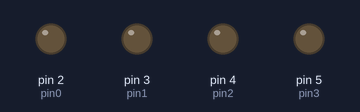
Bench run of a sketch on a simulated Arduino Uno, built with avr-gcc and run on an emulated ATmega328P. Parts: output pins drawn as LEDs (lit = HIGH).

Above: at 0.5 s.
At 2.5 s:
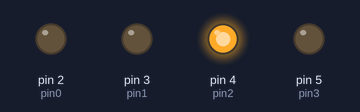
At 4.5 s:
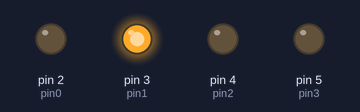
At 9.5 s:
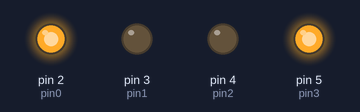
At 14.5 s:
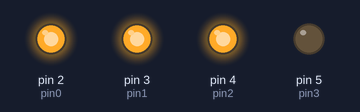
At 19.0 s:
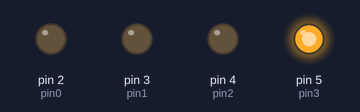
Timing chart, 0 to 20.1 s (numbered marks = the images above):
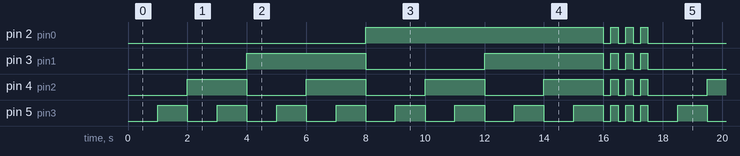

Measured:
- by itself, pin 2 (pin0): goes HIGH 8.0 s, 3 × (LOW 0.25 s, HIGH 0.25 s), LOW 8.0 s, HIGH 8.0 s, 3 × (LOW 0.25 s, HIGH 0.25 s), then LOW
- by itself, pin 3 (pin1): LOW → HIGH at 4.0 s, → LOW 4.0 s later, → HIGH 4.0 s later, → LOW 4.0 s later, … (21 changes in this stretch)
- by itself, pin 4 (pin2): repeats every 17.5 s: 3 × (LOW 2.0 s, HIGH 2.0 s), 3 × (LOW 0.25 s, HIGH 0.25 s), LOW 2.0 s, HIGH 2.0 s
- by itself, pin 5 (pin3): moves between LOW and HIGH, repeating every 17.5 s

The sketch:

005_homework.ino
```cpp
// https://www.youtube.com/watch?v=rTuKKVcYeMg&list=PLGs0VKk2DiYw-L-RibttcvK-WBZm8WLEP&index=5
// homework: iterate from 0 to 15 and display them as binary in 4 LEDs

// pins
int pin0 = 2;
int pin1 = 3;
int pin2 = 4;
int pin3 = 5;

int pin0Flag = 0;
int pin1Flag = 0;
int pin2Flag = 0;
int pin3Flag = 0;

int i = 0;
int maxNum = 16;

int delaySec = 1000;
int delaySecBlink = 250;

void setup() {
  // put your setup code here, to run once:
  pinMode(pin0, OUTPUT);
  pinMode(pin1, OUTPUT);
  pinMode(pin2, OUTPUT);
  pinMode(pin3, OUTPUT);
}

void loop() {
  // put your main code here, to run repeatedly:
  if (i < maxNum) {
    switch(i){
      case 0:
        displayBinary(0,0,0,0);
        break;
      case 1:
        displayBinary(0,0,0,1);
        break;
      case 2:
        displayBinary(0,0,1,0);
        break;
      case 3:
        displayBinary(0,0,1,1);
        break;
      case 4:
        displayBinary(0,1,0,0);
        break;
      case 5:
        displayBinary(0,1,0,1);
        break;
      case 6:
        displayBinary(0,1,1,0);
        break;
      case 7:
        displayBinary(0,1,1,1);
        break;
      case 8:
        displayBinary(1,0,0,0);
        break;
      case 9:
        displayBinary(1,0,0,1);
        break;
      case 10:
        displayBinary(1,0,1,0);
        break;
      case 11:
        displayBinary(1,0,1,1);
        break;
      case 12:
        displayBinary(1,1,0,0);
        break;
      case 13:
        displayBinary(1,1,0,1);
        break;
      case 14:
        displayBinary(1,1,1,0);
        break;
      case 15:
        displayBinary(1,1,1,1);
        break;
    }
  }

  i++;

  delay(1000);

  if (i >= maxNum) {
    i = 0;
    displayBlink(3);
    displayReset();
  }
}

void displayReset(){
  displayClear();
}

void displayBlink(int x){
  for (int y = 0; y < x; y++){
    displayClear();
    delay(delaySecBlink);
    displayAll();
    delay(delaySecBlink);
    displayClear();
  }
}

void displayAll(){
    digitalWrite(pin0, HIGH);
    digitalWrite(pin1, HIGH);
    digitalWrite(pin2, HIGH);
    digitalWrite(pin3, HIGH);
}

void displayClear(){
    digitalWrite(pin0, LOW);
    digitalWrite(pin1, LOW);
    digitalWrite(pin2, LOW);
    digitalWrite(pin3, LOW);
}

void displayBinary(int p0, int p1, int p2, int p3){
  if (p0 == 0) {
    digitalWrite(pin0, LOW);
  } else {
    digitalWrite(pin0, HIGH);
  }

  if (p1 == 0) {
    digitalWrite(pin1, LOW);
  } else {
    digitalWrite(pin1, HIGH);
  }

  if (p2 == 0) {
    digitalWrite(pin2, LOW);
  } else {
    digitalWrite(pin2, HIGH);
  }

  if (p3 == 0) {
    digitalWrite(pin3, LOW);
  } else {
    digitalWrite(pin3, HIGH);
  }
}
```
